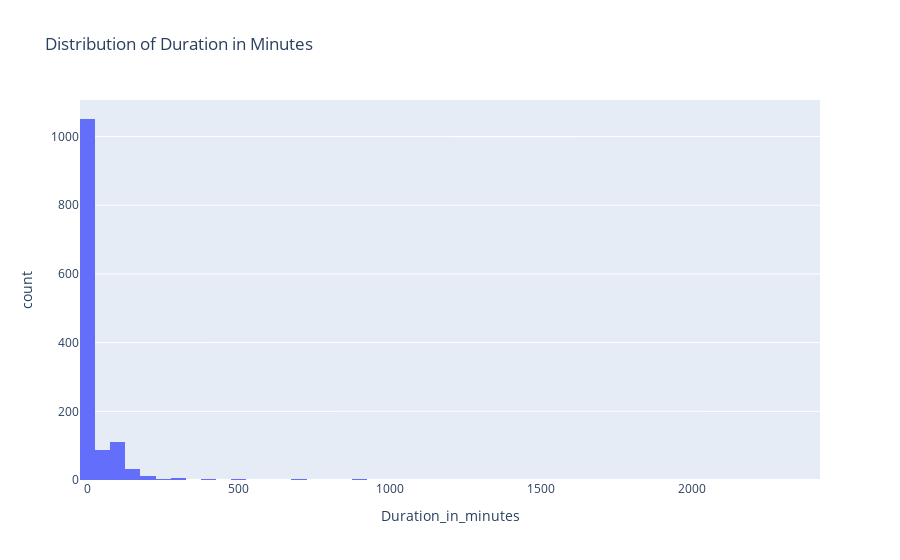

Write notebook code for a chart like this one.
### Markdown cell above
# Visualization

### Code cell
import plotly.express as px

fig = px.histogram(lpi, x="Duration_in_minutes", nbins=100, title="Distribution of Duration in Minutes")
fig.show()

### Figure 1 — Plotly figure (JSON) as saved in the notebook; plotly's stock layout.template omitted (floating-point values rounded to 4 significant figures; data arrays with more than 128 entries replaced by an {"elided": "..."} marker saying what was removed)
{"data": [{"alignmentgroup": "True", "bingroup": "x", "hovertemplate": "Duration_in_minutes=%{x}<br>count=%{y}<extra></extra>", "legendgroup": "", "marker": {"color": "#636efa", "pattern": {"shape": ""}}, "name": "", "nbinsx": 100, "offsetgroup": "", "orientation": "v", "showlegend": false, "type": "histogram", "x": {"elided": "1382 float values"}, "xaxis": "x", "yaxis": "y"}], "layout": {"barmode": "relative", "legend": {"tracegroupgap": 0}, "title": {"text": "Distribution of Duration in Minutes"}, "xaxis": {"anchor": "y", "domain": [0, 1], "title": {"text": "Duration_in_minutes"}}, "yaxis": {"anchor": "x", "domain": [0, 1], "title": {"text": "count"}}}}
